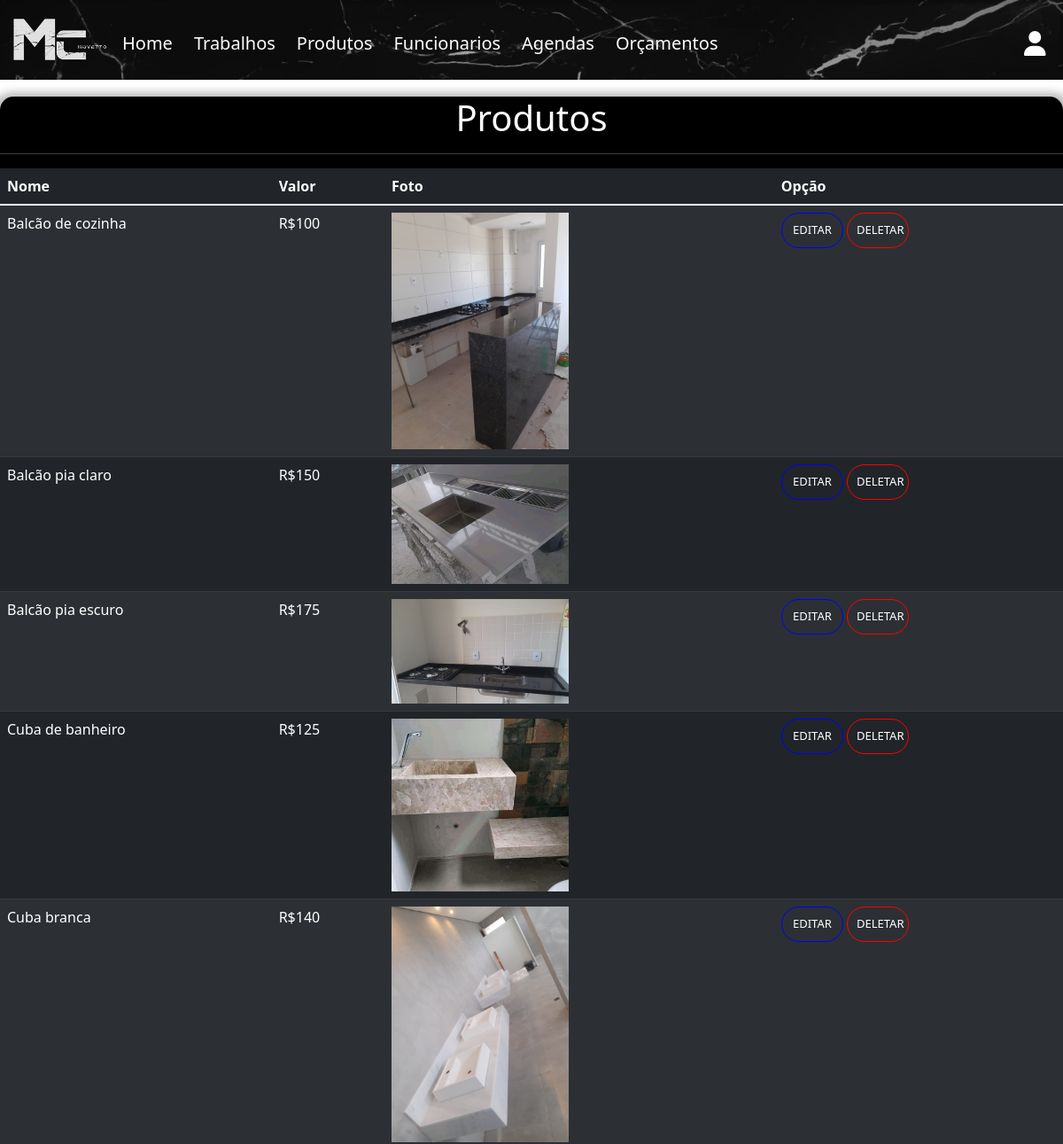
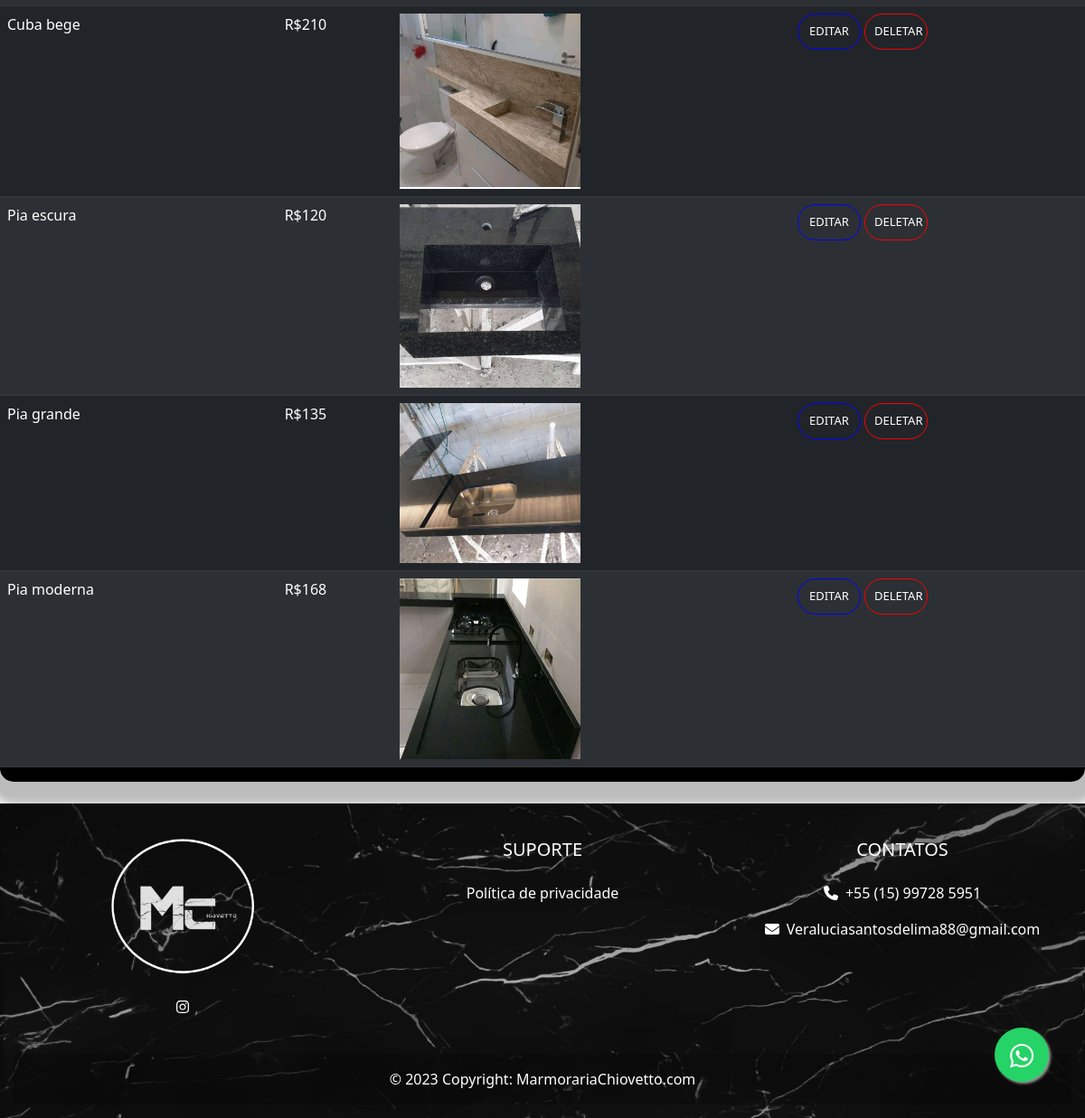
Page /produtos/leitura.php (signed in) on the committed database (2 pictures, top to bottom).
### tables this page shows
CREATE TABLE
    Produtos (
        id_produto int PRIMARY KEY AUTO_INCREMENT NOT NULL,
        nome_produto VARCHAR(300) NOT NULL,
        valor_produto DECIMAL NOT NULL,
        foto_produto VARCHAR(200) NOT NULL
    );

### inc/database.php (called while the page is built, shortened)
<?php
function open_db()
{
	$vServer = "localhost";
	$vUser = "root";
	$vPassword = "";
	$vName = "marmoraria_bd";
	try {
		$vConexao = new PDO("mysql:host=$vServer;dbname=$vName", $vUser, $vPassword);
		$vConexao->setAttribute(PDO::ATTR_ERRMODE, PDO::ERRMODE_EXCEPTION);
		return $vConexao;
	} catch (PDOException $vErr) {
		$_SESSION['danger'] = "Erro ao conectar ao banco" .  $vErr->getMessage();
	}
}
function readBase($vTabela = null)
{
	$objDatabase = open_db();
	try {
		$vSql = "SELECT * FROM $vTabela";
		$vStmt = $objDatabase->query($vSql);
		if ($vStmt->rowCount() > 0) {
			$vResult = $vStmt->fetchAll();
			return  $vResult;
		}
		else{
			 return false;
		}
	} catch (Exception $objErr) {
		echo "<script>abrirErro();</script>";
	}
}
function check_admin()
{
	if ($_SESSION['nivel'] == 2) return true;
	else return false;
}
function check_admin_funcionario()
{
	if ($_SESSION['nivel'] == 2 or $_SESSION['nivel'] == 1) return true;
	else return false;
}

### produtos/funcoes.php (called while the page is built, shortened)
<?php
function leitura(){
    try {
        $vResults = readBase("Produtos");
        return $vResults;
    } catch (Exception $objErr) {
        echo "<script>abrirErro();</script>" . $objErr->getMessage();
    }
}

### produtos/leitura.php (the view, shortened to what this page needs)
<?php
 include "funcoes.php";
include HEADER_TEMPLATE;
$vDates = leitura();
?>
<br>
<?php if(!is_null($vDates)):?>
<div class="boxleitura">
<h1 class="text-center">Produtos</h1>
<hr>
<div class="table-responsive">
	<table class="table table-striped table-hover table-dark">
		<thead>
			<tr>
				<th scope="col">Nome</th>
				<th scope="col">Valor</th>
				<th scope="col">Foto</th>
				<th scope="col">Opção </th>
			</tr>
		</thead>
		<tbody>
			<?php foreach ($vDates as $vKey):?>
				<tr class="">
					<td scope="row"><?php echo $vKey['nome_produto']; ?></td>
					<td>R$<?php echo $vKey['valor_produto']; ?></td>
					<?php
						$vFoto = "";
						if (empty($vKey['foto_produto'])) {
							$vFoto = "imagens/SemImagem.png";
						}
						else {
							$vFoto = $vKey['foto_produto'];
						}
					?>
					<td><img src="<?php echo IMAGEM.$vFoto;?>" alt="Imagem do Produto" width="200px"></td>
					<td><a class=" btn buttone" href="edit.php?i=<?php echo $_GET['i'];?>">Editar</a>
					<a class=" btn buttond" href="deletar.php?i=<?php echo $_GET['i'];?>">Deletar</a></td>
				</tr>
			<?php endforeach;?>
		</tbody>
	</table>
</div>
</div>
<?php else: ?>
		<h1>Nenhuma Agenda</h1>
<?php endif; ?>
<?php include FOOTER_TEMPLATE; ?>

### inc/header.php (shortened to what this page needs)
<!DOCTYPE html>
<html>
<head>
	<link rel="stylesheet" href="<?php echo BASEURL; ?>css/bootstrap/bootstrap.min.css">
	<link rel="stylesheet" href="<?php echo BASEURL; ?>css/fontawesome/all.min.css">
	<link rel="stylesheet" href="<?php echo BASEURL; ?>css/style.css">
</head>
<body>
	<header class="header">
		<div>
			<nav class="navbar navbar-expand-lg navbar-dark bg-color ">
				<div class="container-fluid">
					<a href="<?php echo BASEURL; ?>"><img src="<?php echo BASEURL; ?>/inc/Logo.jpg" width=100%></a>
					<div class="collapse navbar-collapse " id="navbarSupportedContent">
						<ul class="navbar-nav mb-2 mb-lg-0">
							<li class="nav-item dropdown ps-2">
								<a class="nav-link animated-button my-float" href="<?php echo BASEURL; ?>" style="color: white;">
									<h5>Home</h5>
								</a>
							</li>
							<li class="nav-item dropdown ps-2">
								<a class="nav-link animated-button my-float" href="<?php echo BASEURL; ?>trabalhos" style="color: white;">
									<h5>Trabalhos</h5>
								</a>
							</li>
							<?php if (check_admin()) : ?>
								<li class="nav-item dropdown ps-2">
									<a class="nav-link animated-button my-float" href="#" id="navbarDropdown" role="button" data-bs-toggle="dropdown" aria-expanded="false" style="color: white;">
										<h5>Produtos</h5>
									</a>
								</li>
								<li class="nav-item dropdown ps-2">
									<a class="nav-link animated-button my-float" href="#" id="navbarDropdown" role="button" data-bs-toggle="dropdown" aria-expanded="false" style="color: white;">
										<h5>Funcionarios</h5>
									</a>
								</li>
							<?php endif; ?>
							<?php if (check_admin_funcionario()) : ?>
								<li class="nav-item dropdown ps-2">
									<a class="nav-link animated-button my-float" href="<?php echo BASEURL; ?>agendas/leitura.php" style="color: white;">
										<h5>Agendas</h5>
									</a>
								</li>
								<li class="nav-item dropdown ps-2">
									<a class="nav-link animated-button my-float" href="#" id="navbarDropdown" role="button" data-bs-toggle="dropdown" aria-expanded="false" style="color: white;">
										<h5>Orçamentos</h5>
									</a>
								</li>
							<?php endif; ?>
						</ul>
					</div>
					<div class="collapse navbar-collapse justify-content-end dropdown dropstart" id="navbarSupportedContent">
						<ul class="navbar-nav mb-2 mb-lg-0">
							<li class="nav-item dropdown ps-2">
								<a class="nav-link my-float" href="#" id="navbarDropdown" role="button" data-bs-toggle="dropdown" aria-expanded="false">
									<h3><i class="fa-solid fa-user" style="color: #ffffff;"></i></h3>
								</a>
							</li>
						</ul>
					</div>
				</div>
			</nav>
		</div>
	</header>
	<main class="main-content">

### inc/footer.php (shortened to what this page needs)
  	</main>
  <br>
	<footer class="footer">
	<div class="">
      <div class="row my-4">
        <div class="col-lg-4 col-md-6 mb-4 mb-md-0">
          <div class="rounded-circle shadow-1-strong d-flex align-items-center justify-content-center mb-4 mx-auto" style="width: 150px; height: 150px;">
            <img src="<?php echo BASEURL;?>/inc/logofooter.jpg" height="150" alt="">
          </div>
          <ul class="list-unstyled d-flex flex-row justify-content-center">
            <li>
              <a href="https://wa.me/5515997285951?text=Oi,%20estou%20entrando%20em%20contato%20através%20do%20site.%20Gostaria%20de%20fazer%20uma%20encomenda%20por%20favor" class="float" target="_blank">
                <i class="fab fa-whatsapp my-float"></i>
              </a>
            </li>
            <li>
            <a class="text-white px-2" href="https://www.instagram.com/chiovetto_/" target="_blank">
                <i class="fab fa-instagram"></i>
              </a>
            </li>
          </ul>
        </div>
        <div class="col-lg-4 col-md-6 mb-4 mb-md-0">
          <h5 class="text-uppercase mb-4">Suporte</h5>
          <ul class="list-unstyled">
            <li class="mb-2">
              <a href="<?php echo BASEURL; ?>inc/Política de Privacidade.pdf" class="text-white">Política de privacidade</a>
            </li>
          </ul>
        </div>
        <div class="col-lg-4 col-md-6 mb-4 mb-md-0">
          <h5 class="text-uppercase mb-4">Contatos</h5>
          <ul class="list-unstyled">
            <li>
              <p><i class="fas fa-phone pe-2"></i>+55 (15) 99728 5951</p>
            </li>
            <li>
              <p><i class="fas fa-envelope pe-2 mb-"></i>Veraluciasantosdelima88@gmail.com</p>
            </li>
          </ul>
        </div>
      </div>
    </div>
    <div class="text-center p-3" style="background-color: rgba(0, 0, 0, 0.2)">
      © 2023 Copyright:
      <a class="text-white" href="https://mdbootstrap.com/">MarmorariaChiovetto.com</a>
    </div>
	</footer>
</body>
</html>

### css/style.css (style rules this page uses)
.header { height: 65px; max-width: 100%; background-color: #000000; color: white; }
body, html { display: flex; flex-direction: column; min-height: 100vh; margin: 0; padding: 0; width: 100%; }
.main-content { flex: 1; }
footer { background-image: url('fundo3.jpg'); background-size: cover; background-repeat: no-repeat; color: white; text-align: center; padding: 15px; width: 100%; }
.bg-color { background-image: url('fundo3.jpg'); background-size: cover; background-repeat: no-repeat; color: white; }
.animated-button { position: relative; background: transparent; border: none; padding: 0px 0px; font-size: 16px; cursor: pointer; overflow: hidden; }
.animated-button::before { content: ''; position: absolute; width: 100%; height: 2px; bottom: 0; left: 0; background-color: #fff; transform: scaleX(0); transform-origin: bottom right; transition: transform 0.3s ease; }
.float { position:fixed; width:60px; height:60px; bottom:40px; right:40px; background-color:#25d366; color:#FFF; border-radius:50px; text-align:center; font-size:30px; box-shadow: 2px 2px 3px #999; z-index:100; }
.my-float { margin-top:16px; }
.boxleitura { float: center; max-width: 100%; height: auto; margin-top: 20px; border-radius: 15px; color: white; box-shadow: 1px 10px 10px 15px rgba(34, 34, 34, 0.3); background: rgb(0, 0, 0); background: -moz-linear-gradient(45deg, rgb(0, 0, 0) 0%, rgb(0, 0, 0) 99%); background: -webkit-linear-gradient(45deg, rgb(0, 0, 0) 0%,rgb(0, 0, 0) 99%); background: linear-gradient(45deg, rgb(0, 0, 0) 0%,rgb(0, 0, 0) 99%); filter: progid:DXImageTransform.Microsoft.gradient( startColorstr='#9bc635', endColorstr='#c0ea67',GradientType=1 ); }
*, *::before, *::after { box-sizing: border-box; }
a { text-decoration: none; }
.buttond { display: inline-block; padding: 9px 10px; border-radius: 160px; border-color: red; color: #fff; text-transform: uppercase; font-size: 13px; transition: all 0.3s; position: relative; overflow: hidden; z-index: 1; width: 70px; height: 40px; }
.buttond:after { content: ""; position: absolute; bottom: 0; left: 0; width: 100%; height: 100%; background-color: rgba(131, 1, 1, 0); border-radius: 160px; z-index: -2; }
.buttond:before { content: ""; position: absolute; bottom: 0; left: 0; width: 0%; height: 100%; background-color: #970000; transition: all 0.3s; border-radius: 160px; z-index: -1; }
.buttone { display: inline-block; padding: 9px 10px; border-radius: 160px; border-color: blue; color: white; text-transform: uppercase; font-size: 13px; transition: all 0.3s; position: relative; overflow: hidden; z-index: 1; width: 70px; height: 40px; }
.buttone:after { content: ""; position: absolute; bottom: 0; left: 0; width: 100%; height: 100%; background-color: rgba(0, 0, 0, 0); border-radius: 160px; z-index: -2; }
.buttone:before { content: ""; position: absolute; bottom: 0; left: 0; width: 0%; height: 100%; background-color: #0033eb; transition: all 0.3s; border-radius: 160px; z-index: -1; }

### rows in the picture
produtos: nome_produto "Balcão de cozinha", valor_produto "100", foto_produto (picture)
produtos: nome_produto "Balcão pia claro", valor_produto "150", foto_produto (picture)
produtos: nome_produto "Balcão pia escuro", valor_produto "175", foto_produto (picture)
produtos: nome_produto "Cuba de banheiro", valor_produto "125", foto_produto (picture)
produtos: nome_produto "Cuba branca", valor_produto "140", foto_produto (picture)
produtos: nome_produto "Cuba bege", valor_produto "210", foto_produto (picture)
produtos: nome_produto "Pia escura", valor_produto "120", foto_produto (picture)
produtos: nome_produto "Pia grande", valor_produto "135", foto_produto (picture)
produtos: nome_produto "Pia moderna", valor_produto "168", foto_produto (picture)
